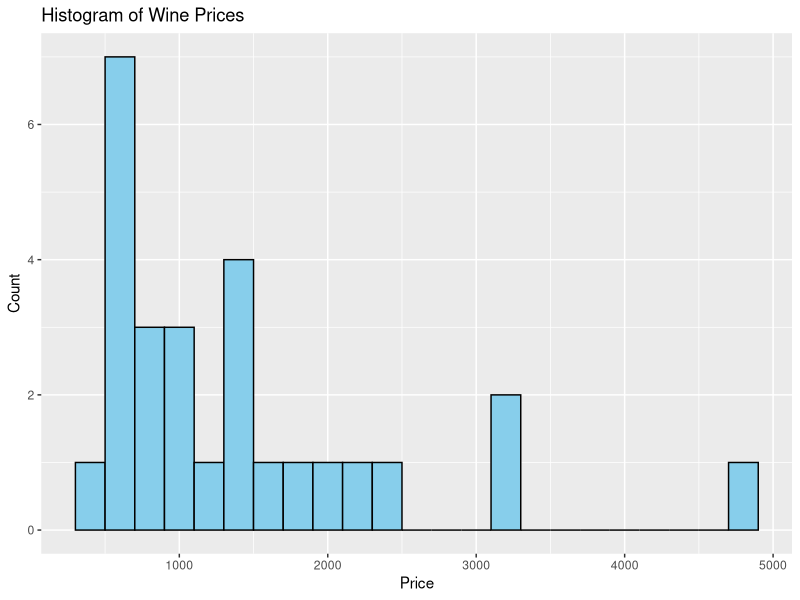
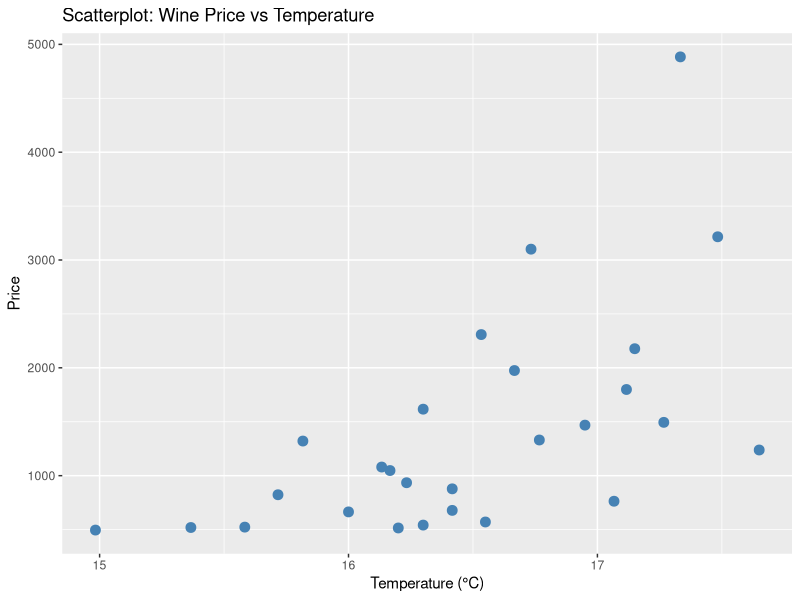

Write the R code that produced these figures, in order.
## ---- chunk 1
library(ggplot2)

wine <- read.csv("wine.csv")


wine_clean <- na.omit(wine)

ggplot(wine_clean, aes(x = price)) +
  geom_histogram(binwidth = 200, fill = "skyblue", color = "black") +
  labs(title = "Histogram of Wine Prices", x = "Price", y = "Count")
## ---- chunk 2
library(ggplot2)
wine <- read.csv("wine.csv")

ggplot(wine, aes(x = temp, y = price)) +
  geom_point(color = "steelblue", size = 3) +
  labs(
    title = "Scatterplot: Wine Price vs Temperature",
    x = "Temperature (°C)",
    y = "Price"
  )
## ---- chunk 3
wine <- read.csv("wine.csv")

age_min <- min(wine$Age, na.rm = TRUE)
age_mean <- mean(wine$Age, na.rm = TRUE)
age_max <- max(wine$Age, na.rm =TRUE)

model <- lm(price ~ Age, data = wine)

age_values <- data.frame(Age = c(age_min, age_mean, age_max))

predicted <- predict(model, newdata = data.frame(Age = age_values))

data.frame(Age = age_values, Predicted_Price = round(predicted, 2))



